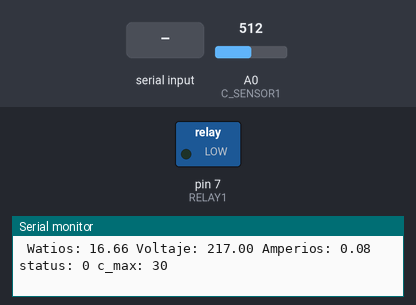
Recording of a sketch running on a simulated Arduino Uno, built with avr-gcc and run on an emulated ATmega328P. On the bench: switched loads named in the sketch (green lamp = pin HIGH), the last lines printed to the serial monitor. Inputs (shaded band) come from the test bench; at power-on: A0 (C_SENSOR1) = 512.

Above: at 1.2 s.
1.3 s: "0" received over Serial
At 2.2 s:
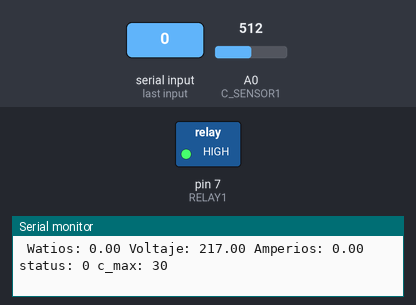
2.8 s: "1" received over Serial
At 3.3 s:
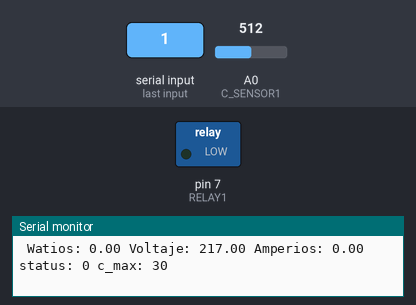
Timing chart, 0 to 5.8 s (numbered marks = the images above; inputs shaded):
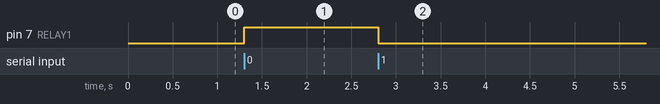

Measured:
- after the input at 1.3 s, pin 7 (RELAY1): LOW → HIGH at once
- after the input at 2.8 s, pin 7 (RELAY1): HIGH → LOW at once

The sketch:

sensorCorriente.ino
```cpp
// (licence header left out)
#define RELAY1    7
#define C_SENSOR1 A0

//For analog read
int r1 = LOW;
int r1_received = LOW;
int incomingByte = 0;   // for incoming serial data
int c_min = 0;
int c_max = 30;

//For analog read
double value;

//Constants to convert ADC divisions into mains current values.
double ADCvoltsperdiv = 0.0048;
double VDoffset = 2.4476; //Initial value (corrected as program runs)

//Equation of the line calibration values
double factorA = 15.35; //factorA = CT reduction factor / rsens
double Ioffset = 0;

//Constants set voltage waveform amplitude.
double SetV = 217.0;

//Counter
int i=0;

int samplenumber = 4000;

//Used for calculating real, apparent power, Irms and Vrms.
double sumI=0.0;

int sum1i=0;
double sumVadc=0.0;

double Vadc,Vsens,Isens,Imains,sqI,Irms;
double apparentPower;

void setup()
{
  Serial.begin(9600);
  pinMode(RELAY1, OUTPUT);
}

void loop()
{
  if (Serial.available() > 0) {
    // read the incoming byte:
    incomingByte = Serial.read();

    // say what you got:
    //Serial.print("I received: ");
    //Serial.println(incomingByte, DEC);
    if (incomingByte == 48) {
      r1_received = HIGH;
      digitalWrite(RELAY1, HIGH);
      r1 = 0;
    } else if (incomingByte == 49) {
      r1_received = LOW;
      digitalWrite(RELAY1, LOW);
      r1 = 1;
    } else if (incomingByte >= 101 && incomingByte <= 130) {
      // its max current (30 max), prevent carry jump \r (char(13)) readed,
      // so added 100 to current value
      c_max = incomingByte-100;
    }
  }

  value = analogRead(C_SENSOR1);

  //Summing counter
  i++;

  //Voltage at ADC
  Vadc = value * ADCvoltsperdiv;

  //Remove voltage divider offset
  Vsens = Vadc-VDoffset;

  //Current transformer scale to find Imains
  Imains = Vsens;

  //Calculates Voltage divider offset.
  sum1i++; sumVadc = sumVadc + Vadc;
  if (sum1i>=1000) {VDoffset = sumVadc/sum1i; sum1i = 0; sumVadc=0.0;}

  //Root-mean-square method current
  //1) square current values
  sqI = Imains*Imains;
  //2) sum
  sumI=sumI+sqI;

  if (i>=samplenumber)
  {
    i=0;
    //Calculation of the root of the mean of the current squared (rms)
    Irms = factorA*sqrt(sumI/samplenumber)+Ioffset;
    if (Irms<0.05) {Irms=0;}

    //Calculation of the root of the mean of the voltage squared (rms)


    if (Irms < c_min || Irms > c_max) {
      digitalWrite(RELAY1, HIGH);
      r1 = 0;
    }

    apparentPower = Irms * SetV;
    Serial.print(" Watios: ");
    Serial.print(apparentPower);
    Serial.print(" Voltaje: ");
    Serial.print(SetV);
    Serial.print(" Amperios: ");
    Serial.print(Irms);
    Serial.print(" status: ");
    Serial.print(r1);
    Serial.print(" c_max: ");
    Serial.print(c_max);
    Serial.println();

    //Reset values ready for next sample.
    sumI=0.0;

  }
}
```
